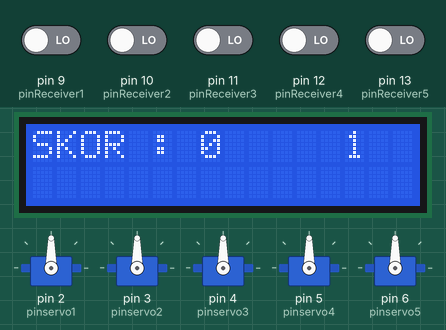
The sketch below on a simulated Arduino Uno, built with avr-gcc and run on an emulated ATmega328P. Parts: 5 × servo, 16×2 character LCD. The inputs (shaded band) are chosen by the test bench; at power-on: pin 9 (pinReceiver1), pin 10 (pinReceiver2), pin 11 (pinReceiver3), pin 12 (pinReceiver4), pin 13 (pinReceiver5) LOW. What the sketch prints to the serial monitor is not drawn.

Above: at 6.2 s.
6.3 s: pin 9 (pinReceiver1) driven HIGH
At 6.9 s:
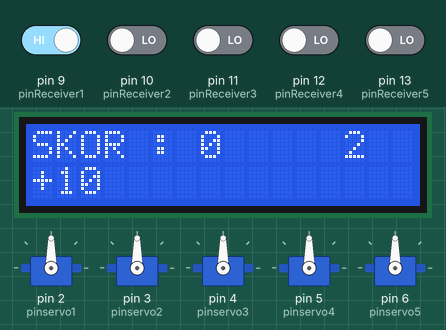
9.8 s: pin 9 (pinReceiver1) driven LOW
At 10.4 s:
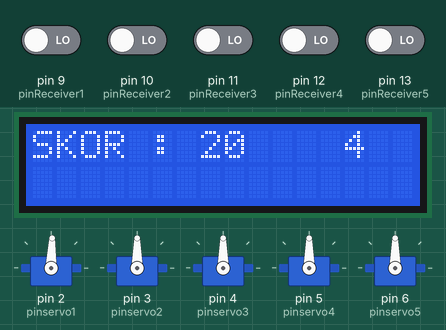
13.5 s: pin 10 (pinReceiver2) driven HIGH
At 14.68 s:
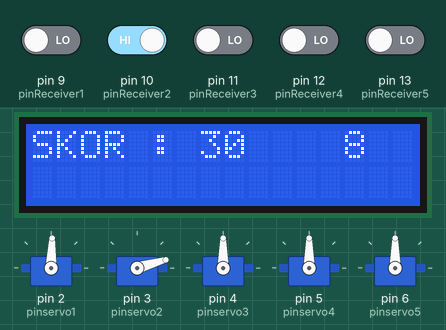
17.5 s: pin 9 (pinReceiver1) driven HIGH
At 18.38 s:
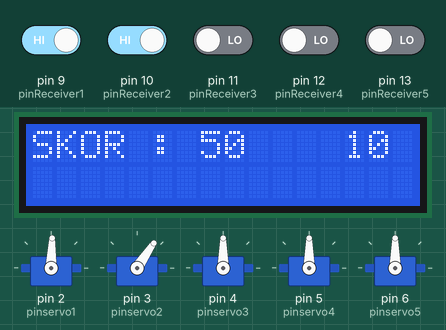
21.5 s: pin 9 (pinReceiver1) driven LOW and pin 10 (pinReceiver2) driven LOW and pin 11 (pinReceiver3) driven HIGH and pin 12 (pinReceiver4) driven HIGH and pin 13 (pinReceiver5) driven HIGH
At 21.78 s:
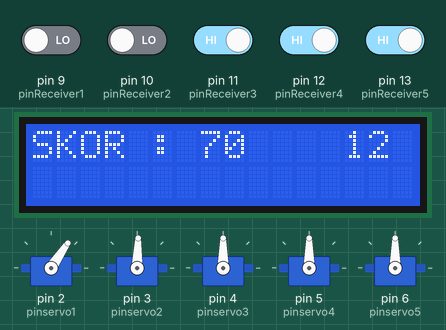
25.5 s: pin 11 (pinReceiver3) driven LOW
At 26.57 s:
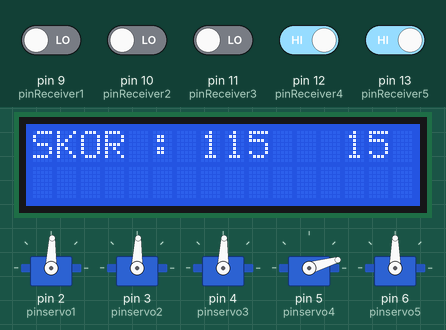
Timing chart, 0 to 30.5 s (numbered marks = the images above; inputs shaded):
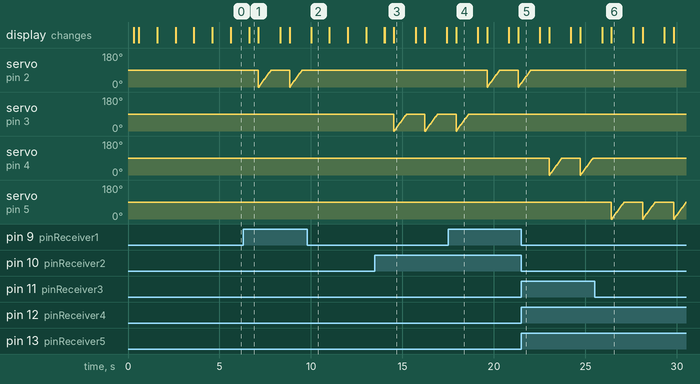

Measured:
- after the input at 6.3 s, servo on pin 2 (pinservo1): ramps from 0° to 88° and jumps back, once every 1.7 s; the display: first differs from a run without the input after 0.32 s (image 1)
- after the input at 9.8 s, servo on pin 2 (pinservo1): stays 88° (without the input it goes to 0° after 0.73 s)
- after the input at 13.5 s, servo on pin 3 (pinservo2): ramps from 0° to 88° and jumps back, once every 1.7 s; the display: first differs from a run without the input after 0.52 s (image 3 shows a later state)
- after the input at 17.5 s, servo on pin 2 (pinservo1): ramps from 0° to 88° and jumps back, once every 1.7 s; servo on pin 3 (pinservo2): goes on until 18.6 s, then stays 88°
- after the input at 21.5 s, servo on pin 2 (pinservo1): goes on until 22.0 s, then stays 88°; servo on pin 4 (pinservo3): ramps from 0° to 88° and jumps back, once every 1.7 s
- after the input at 25.5 s, servo on pin 4 (pinservo3): stays 88° (without the input it goes to 0° after 0.93 s); servo on pin 5 (pinservo4): ramps from 0° to 88° and jumps back, once every 1.7 s
- what the display in image 1 shows lasts 0.5 s, from 6.6 s to 7.1 s

The sketch:

skrip_project.ino
```cpp
//tambah timer & waktu habis

#include  <Wire.h>
#include  <LiquidCrystal_I2C.h>
#include <Servo.h> // menyertakan library servo ke dalam program

Servo myservo1;     // variable untuk menyimpan posisi data
Servo myservo2;
Servo myservo3;
Servo myservo4;
Servo myservo5;
int pos = 90;
int nilai;

int x = 0;  //setting timer
LiquidCrystal_I2C lcd(0x27, 2, 1, 0, 4, 5, 6, 7, 3, POSITIVE);

const int pinReceiver1 = 9;
const int pinReceiver2 = 10;
const int pinReceiver3 = 11;
const int pinReceiver4 = 12;
const int pinReceiver5 = 13;
int pinservo1 = 2;
int pinservo2 = 3;
int pinservo3 = 4;
int pinservo4 = 5;
int pinservo5 = 6;

void setup() {
 myservo1.attach(pinservo1);
 myservo2.attach(pinservo2);
 myservo3.attach(pinservo3);
  myservo4.attach(pinservo4);
  myservo5.attach(pinservo5);

 pinMode(pinReceiver1, INPUT);
 pinMode(pinReceiver2, INPUT);
 pinMode(pinReceiver3, INPUT);
 pinMode(pinReceiver4, INPUT);
  pinMode(pinReceiver5, INPUT);
 pinMode(pinservo1, OUTPUT);
 pinMode(pinservo2, OUTPUT);
 pinMode(pinservo3, OUTPUT);
 pinMode(pinservo4, OUTPUT);
 pinMode(pinservo5, OUTPUT);
 Serial.begin(9600);

  Serial.begin(9600);
  lcd.begin(16,2);
  lcd.backlight();
  delay(250);
  lcd.noBacklight();
  delay(250);
  lcd.backlight();

  lcd.setCursor(0,0);
  lcd.print("   Permainan");
//  delay(1000);
  lcd.setCursor(0,1);
  lcd.print("-Laser Target-");
  lcd.setCursor(15,0);
  lcd.print("3");
  delay(1000);
  lcd.setCursor(15,0);
  lcd.print("2");
  delay(1000);
  lcd.setCursor(15,0);
  lcd.print("1");
  delay(1000);
  lcd.setCursor(14,0);
  lcd.print("GO");
  delay(1000);
  lcd.clear();
  lcd.print("SKOR : 0");

}

void poinPlus(){
  nilai = nilai + 10;
//  lcd.clear();
  lcd.setCursor(0,1);
  lcd.print("+10");
  delay(500);
//  lcd.clear();
  lcd.setCursor(0,0);
  lcd.print("SKOR : ");
//  delay(50);
  lcd.setCursor(7,0);
  lcd.print( nilai );
  lcd.setCursor(0,1);
  lcd.print("   ");
}

void poinMin(){
    nilai = nilai + 25;
//    lcd.clear();
    lcd.setCursor(0,1);
    lcd.print("+25");
   delay(500);
//    lcd.clear();
    lcd.setCursor(0,0);
    lcd.print("SKOR : ");
//    delay(50);
    lcd.setCursor(7,0);
    lcd.print( nilai );
    lcd.setCursor(0,1);
    lcd.print("   ");
}

void ser1() {
      for(pos = 00; pos < 90; pos += 2)
      {

         myservo1.write(pos);
        delay(15);
      }
      delay(500);
//      for(pos = 90; pos>=0; pos-=2)
//      {
//        myservo1.write(pos);
//        delay(55);
//      }
}

void ser2() {
      for(pos = 00; pos < 90; pos += 2)
      {
         myservo2.write(pos);
        delay(15);
      }
      delay(500);
}

void ser3() {
      for(pos = 00; pos < 90; pos += 2)
      {
         myservo3.write(pos);
        delay(15);
      }
      delay(500);
}

void ser4() {
      for(pos = 00; pos < 90; pos += 2)
      {
         myservo4.write(pos);
        delay(15);
      }
      delay(500);
}

void ser5() {
      for(pos = 00; pos < 90; pos += 2)
      {
         myservo5.write(pos);
        delay(15);
      }
      delay(500);
}

void loop() {
  int value1 = digitalRead(pinReceiver1);
  int value2 = digitalRead(pinReceiver2);
  int value3 = digitalRead(pinReceiver3);
  int value4 = digitalRead(pinReceiver4);
  int value5 = digitalRead(pinReceiver5);

    if (value1 == 1){
      digitalWrite(pinservo1,LOW);
      poinPlus();
      ser1();
    }
      else if (value2 == 1){
//      digitalWrite(pinservo2,HIGH);
//      delay(100);
      digitalWrite(pinservo2,LOW);
      poinPlus();
      ser2();
    }
     else if (value3 == 1){
      digitalWrite(pinservo3,LOW);
      poinPlus();
      ser3();
    }
     else if (value4 == 1){
      digitalWrite(pinservo4,LOW);
      poinMin();
      ser4();
    }
      else if (value5 == 1){
      digitalWrite(pinservo5,LOW);
      poinMin();
      ser5();
    }
    else if (x>=120){ //mengakhiri game jika waktu habis
      Gameover();
    }else{
      delay(1000);
    }

     x=x+1;
    lcd.setCursor(13,0);
    lcd.print(x);
    Serial.println(x); // meliat timer di serial monitor *tdk ditampilkan di LCD

}


void Gameover(){ //fungsi mengakhiri looping game
  lcd.clear();
  while(true){
  lcd.setCursor(0,0);
  lcd.print("Waktu Habis!");
  lcd.setCursor(0,1);
  lcd.print("Skor : ");
  lcd.setCursor(7,1);
  lcd.print(nilai);
  }
}
```
